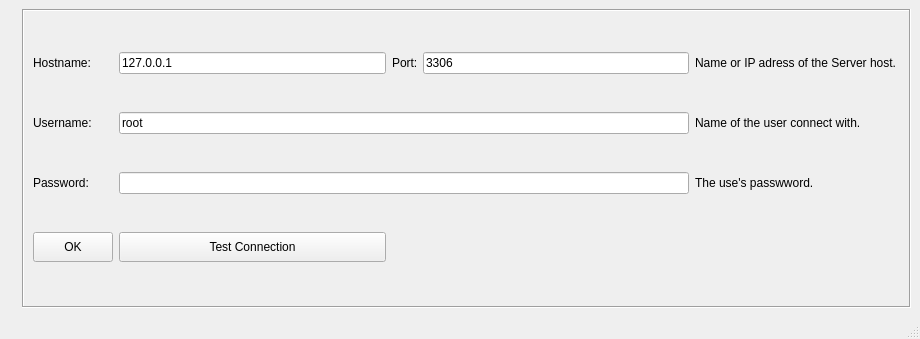
<?xml version="1.0" encoding="UTF-8"?>
<ui version="4.0">
 <class>MainWindow</class>
 <widget class="QMainWindow" name="MainWindow">
  <property name="geometry">
   <rect>
    <x>0</x>
    <y>0</y>
    <width>920</width>
    <height>339</height>
   </rect>
  </property>
  <property name="windowTitle">
   <string>MainWindow</string>
  </property>
  <widget class="QWidget" name="centralwidget">
   <layout class="QGridLayout" name="gridLayout">
    <item row="1" column="0" rowspan="2">
     <widget class="QLabel" name="label_8">
      <property name="maximumSize">
       <size>
        <width>350</width>
        <height>280</height>
       </size>
      </property>
      <property name="text">
       <string/>
      </property>
      <property name="pixmap">
       <pixmap>../module_3/assert/icon/mysql-1-1600340047538868003500-crop-160034079526453914971.webp</pixmap>
      </property>
      <property name="scaledContents">
       <bool>true</bool>
      </property>
     </widget>
    </item>
    <item row="1" column="1" rowspan="2">
     <widget class="QFrame" name="frame">
      <property name="font">
       <font>
        <pointsize>9</pointsize>
       </font>
      </property>
      <property name="frameShape">
       <enum>QFrame::Box</enum>
      </property>
      <property name="frameShadow">
       <enum>QFrame::Sunken</enum>
      </property>
      <layout class="QGridLayout" name="gridLayout_2">
       <item row="0" column="0">
        <widget class="QLabel" name="label">
         <property name="font">
          <font>
           <pointsize>9</pointsize>
          </font>
         </property>
         <property name="text">
          <string>Hostname:</string>
         </property>
        </widget>
       </item>
       <item row="0" column="3">
        <widget class="QLineEdit" name="lineEdit_port">
         <property name="font">
          <font>
           <pointsize>9</pointsize>
          </font>
         </property>
         <property name="text">
          <string>3306</string>
         </property>
        </widget>
       </item>
       <item row="1" column="1" colspan="3">
        <widget class="QLineEdit" name="lineEdit_username">
         <property name="font">
          <font>
           <pointsize>9</pointsize>
          </font>
         </property>
         <property name="text">
          <string>root</string>
         </property>
        </widget>
       </item>
       <item row="1" column="0">
        <widget class="QLabel" name="label_2">
         <property name="font">
          <font>
           <pointsize>9</pointsize>
          </font>
         </property>
         <property name="text">
          <string>Username:</string>
         </property>
        </widget>
       </item>
       <item row="2" column="0">
        <widget class="QLabel" name="label_3">
         <property name="font">
          <font>
           <pointsize>9</pointsize>
          </font>
         </property>
         <property name="text">
          <string>Password:</string>
         </property>
        </widget>
       </item>
       <item row="0" column="2">
        <widget class="QLabel" name="label_4">
         <property name="maximumSize">
          <size>
           <width>25</width>
           <height>16777215</height>
          </size>
         </property>
         <property name="font">
          <font>
           <pointsize>9</pointsize>
          </font>
         </property>
         <property name="text">
          <string>Port:</string>
         </property>
        </widget>
       </item>
       <item row="0" column="4">
        <widget class="QLabel" name="label_5">
         <property name="font">
          <font>
           <pointsize>9</pointsize>
          </font>
         </property>
         <property name="text">
          <string>Name or IP adress of the Server host. </string>
         </property>
        </widget>
       </item>
       <item row="0" column="1">
        <widget class="QLineEdit" name="lineEdit_hostname">
         <property name="font">
          <font>
           <pointsize>9</pointsize>
          </font>
         </property>
         <property name="text">
          <string>127.0.0.1</string>
         </property>
        </widget>
       </item>
       <item row="1" column="4">
        <widget class="QLabel" name="label_6">
         <property name="font">
          <font>
           <pointsize>9</pointsize>
          </font>
         </property>
         <property name="text">
          <string>Name of the user connect with.</string>
         </property>
        </widget>
       </item>
       <item row="2" column="4">
        <widget class="QLabel" name="label_7">
         <property name="font">
          <font>
           <pointsize>9</pointsize>
          </font>
         </property>
         <property name="text">
          <string>The use's passwword.</string>
         </property>
        </widget>
       </item>
       <item row="2" column="1" colspan="3">
        <widget class="QLineEdit" name="lineEdit_password">
         <property name="echoMode">
          <enum>QLineEdit::Password</enum>
         </property>
        </widget>
       </item>
       <item row="3" column="0">
        <widget class="QPushButton" name="pushButton_ok">
         <property name="minimumSize">
          <size>
           <width>0</width>
           <height>30</height>
          </size>
         </property>
         <property name="font">
          <font>
           <pointsize>9</pointsize>
          </font>
         </property>
         <property name="text">
          <string>OK</string>
         </property>
        </widget>
       </item>
       <item row="3" column="1">
        <widget class="QPushButton" name="pushButton_cancel">
         <property name="minimumSize">
          <size>
           <width>0</width>
           <height>30</height>
          </size>
         </property>
         <property name="font">
          <font>
           <pointsize>9</pointsize>
          </font>
         </property>
         <property name="text">
          <string>Test Connection</string>
         </property>
        </widget>
       </item>
      </layout>
     </widget>
    </item>
   </layout>
  </widget>
  <widget class="QMenuBar" name="menubar">
   <property name="geometry">
    <rect>
     <x>0</x>
     <y>0</y>
     <width>920</width>
     <height>21</height>
    </rect>
   </property>
  </widget>
  <widget class="QStatusBar" name="statusbar"/>
 </widget>
 <resources/>
 <connections/>
</ui>
